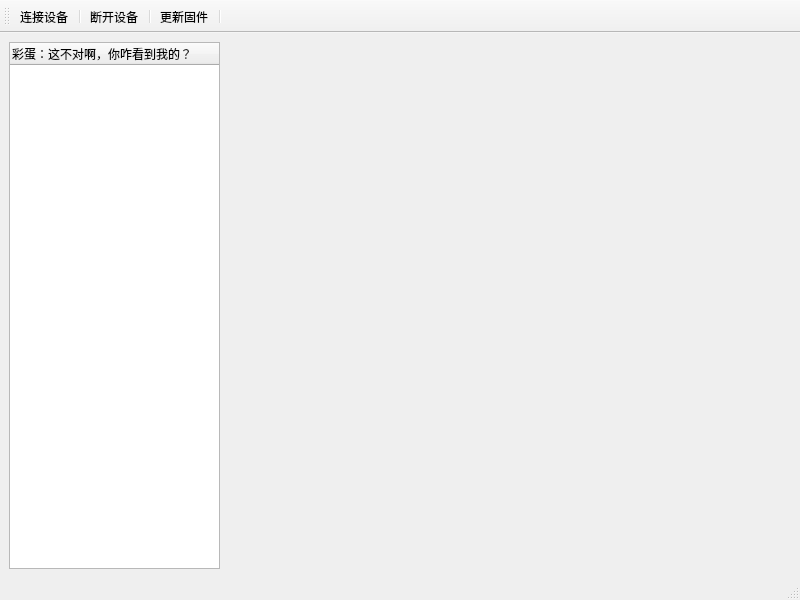
<?xml version="1.0" encoding="UTF-8"?>
<ui version="4.0">
 <class>MainWindow</class>
 <widget class="QMainWindow" name="MainWindow">
  <property name="geometry">
   <rect>
    <x>0</x>
    <y>0</y>
    <width>800</width>
    <height>600</height>
   </rect>
  </property>
  <property name="windowTitle">
   <string>ExistOS连接套件</string>
  </property>
  <property name="windowIcon">
   <iconset resource="HP39GII_ExistOS_Connect.qrc">
    <normaloff>:/image/image/favicon.ico</normaloff>:/image/image/favicon.ico</iconset>
  </property>
  <widget class="QWidget" name="centralwidget">
   <layout class="QVBoxLayout" name="verticalLayout">
    <item>
     <widget class="QTreeWidget" name="treeWidget">
      <property name="maximumSize">
       <size>
        <width>211</width>
        <height>16777215</height>
       </size>
      </property>
      <column>
       <property name="text">
        <string>彩蛋：这不对啊，你咋看到我的？</string>
       </property>
      </column>
     </widget>
    </item>
   </layout>
  </widget>
  <widget class="QToolBar" name="toolBar">
   <property name="windowTitle">
    <string>toolBar</string>
   </property>
   <property name="toolButtonStyle">
    <enum>Qt::ToolButtonStyle::ToolButtonTextUnderIcon</enum>
   </property>
   <attribute name="toolBarArea">
    <enum>TopToolBarArea</enum>
   </attribute>
   <attribute name="toolBarBreak">
    <bool>false</bool>
   </attribute>
   <addaction name="action_connect_device"/>
   <addaction name="separator"/>
   <addaction name="action_disconnect_device"/>
   <addaction name="separator"/>
   <addaction name="action_update"/>
   <addaction name="separator"/>
  </widget>
  <widget class="QStatusBar" name="statusBar"/>
  <action name="action_connect_device">
   <property name="icon">
    <iconset resource="HP39GII_ExistOS_Connect.qrc">
     <normaloff>:/image/image/connect.svg</normaloff>:/image/image/connect.svg</iconset>
   </property>
   <property name="text">
    <string>连接设备</string>
   </property>
   <property name="menuRole">
    <enum>QAction::MenuRole::NoRole</enum>
   </property>
  </action>
  <action name="action_disconnect_device">
   <property name="icon">
    <iconset resource="HP39GII_ExistOS_Connect.qrc">
     <normaloff>:/image/image/disconnect.svg</normaloff>:/image/image/disconnect.svg</iconset>
   </property>
   <property name="text">
    <string>断开设备</string>
   </property>
   <property name="toolTip">
    <string>断开设备</string>
   </property>
   <property name="menuRole">
    <enum>QAction::MenuRole::NoRole</enum>
   </property>
  </action>
  <action name="action_update">
   <property name="icon">
    <iconset resource="HP39GII_ExistOS_Connect.qrc">
     <normaloff>:/image/image/update.svg</normaloff>:/image/image/update.svg</iconset>
   </property>
   <property name="text">
    <string>更新固件</string>
   </property>
   <property name="menuRole">
    <enum>QAction::MenuRole::NoRole</enum>
   </property>
  </action>
  <action name="action_language">
   <property name="icon">
    <iconset resource="HP39GII_ExistOS_Connect.qrc">
     <normaloff>:/image/image/language.svg</normaloff>:/image/image/language.svg</iconset>
   </property>
   <property name="text">
    <string>语言设置</string>
   </property>
   <property name="toolTip">
    <string>语言设置（技术原因，未实现）</string>
   </property>
   <property name="menuRole">
    <enum>QAction::MenuRole::NoRole</enum>
   </property>
  </action>
 </widget>
 <resources>
  <include location="HP39GII_ExistOS_Connect.qrc"/>
 </resources>
 <connections/>
</ui>
